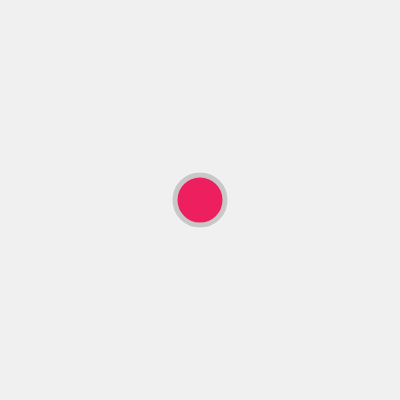
Frame 1 (no input)
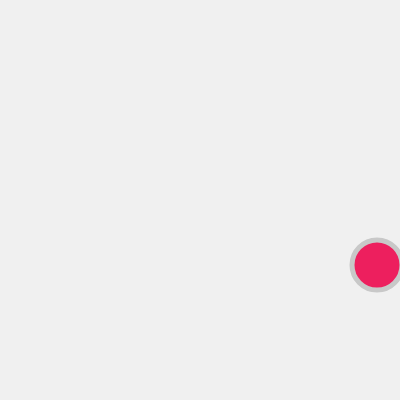
Frame 60 (no input)
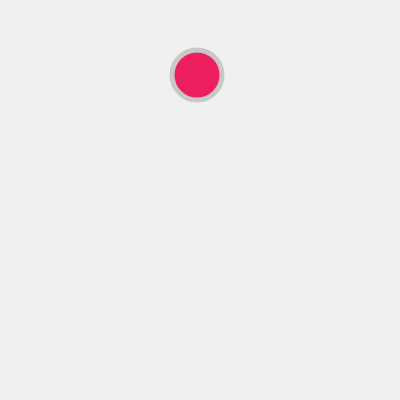
Frame 120 (the mouse pressed at the canvas centre since frame 60)

The p5.js sketch that drew these frames (run headless with seeded random() and noise() and a simulated clock; from frame 60 on, the mouse is pressed at the canvas centre):

// p5.js sketch
// ── sketch.js
// create a sketch in which a circle moves around the canvas, but every time it reaches an edge of the canvas, it reverses directions - like a bouncing ball

// declare and initialize variables
let diameter = 50; // diameter of the ball
let xPos = 200; // x position of the starting point
let yPos = 200; // y position of the starting point
let xSpeed = 3; // ball moving speed in the x direction
let ySpeed = 5; // ball moving speed in the y diretion

function setup() {
  createCanvas(400, 400);
}

function draw() {
  background(240);
  
  // styling
  fill(237, 31, 94);
  stroke(200);
  strokeWeight(5);
  
  // draw the ball
  ellipse(xPos, yPos, diameter, diameter);
  
  // move the ball at certain speed
  xPos = xPos + xSpeed; // new x position  = old x positon + speed (in x direction)
  yPos = yPos + ySpeed; // new y position  = old y positon + speed (in y direction)
  
  // if the ball hit the edges, reverse the direction
  if (xPos > (width - diameter/2) || xPos < diameter/2) {
    xSpeed *= -1;
  }
  if (yPos > (height - diameter/2) || yPos < diameter/2) {
    ySpeed *= -1;
  }
}
